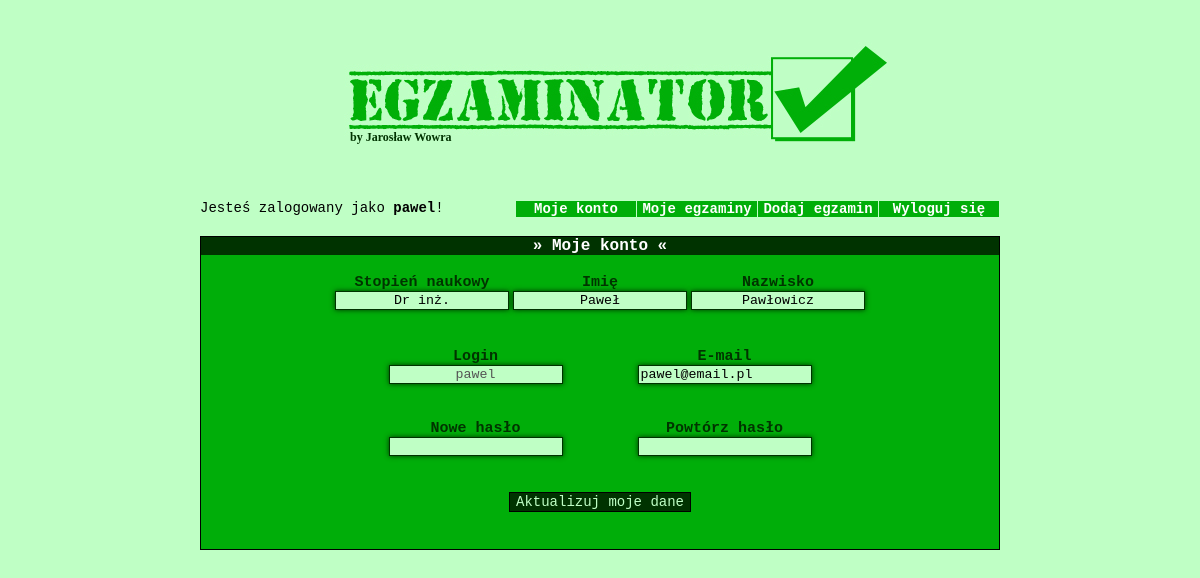
The page /prof/account.php (signed in) on the database its author committed.
### tables this page shows
CREATE TABLE IF NOT EXISTS `rejestracja` (
  `id` int(5) NOT NULL AUTO_INCREMENT,
  `stopien` varchar(50) NOT NULL,
  `imie` varchar(40) NOT NULL,
  `nazwisko` varchar(40) NOT NULL,
  `login` varchar(30) NOT NULL,
  `haslo` varchar(35) NOT NULL,
  `email` varchar(100) NOT NULL,
  `data` date NOT NULL,
  PRIMARY KEY (`id`)
);

### prof/account.php (the view, shortened to what this page needs)
<?php
include 'const/header.php';
?>
<div style=" border: 0px solid #000; width:800px; text-align:center; margin:0 auto;">
<?php
if (isset($_SESSION['login'])) {
?>
    <div style="position:absolute;">
    <span style="font-family:'Courier New', Courier, monospace; font-size:14px;">Jesteś zalogowany jako <b><?php echo $_SESSION['login']; ?></b>!</span>
    </div>
<?php
include('const/menu.php');
?>
<div style="border:1px solid #000; background-color:#00AE09;">
<span style="display:block; background:#003300; color:#FFFFFF; font-family:'Courier New', Courier, monospace; font-weight:bold;">&raquo; Moje konto &laquo;</span>
<?php
$tabela = 'rejestracja';
if (isset($_SESSION['login'])) {
    $wynik = mysql_query("SELECT * FROM ".$tabela." WHERE login='".$_SESSION["login"]."'");
    if ($wynik) {
        $informacja = mysql_fetch_array($wynik);
        echo <<< KONIEC
    <form class="form" action="account.php" method="post">
	<table border="0" width="500" align="center"><tr align="center"><td>
	<p>
	  <div><label for="stopien" class="text_2">Stopień naukowy</label></div>
		<input type="text" name="stopien" id="stopien" value="{$informacja['stopien']}" style="background-color:#BFFFC5; border: 1px solid #003300; box-shadow:0px 0px 5px #003300; font-family: 'Courier New', Courier, monospace; text-align:center;" />
	</p>
	</td><td>
	<p>
		<div><label for="imie" class="text_2">Imię</label></div>
		<input type="text" name="imie" id="imie" value="{$informacja['imie']}" style="background-color:#BFFFC5; border: 1px solid #003300; box-shadow:0px 0px 5px #003300; font-family: 'Courier New', Courier, monospace; text-align:center;" />
	</p>
	</td><td>
    <p>
		<div><label for="nazwisko" class="text_2">Nazwisko</label></div>
		<input type="text" name="nazwisko" id="nazwisko" value="{$informacja['nazwisko']}" style="background-color:#BFFFC5; border: 1px solid #003300; box-shadow:0px 0px 5px #003300; font-family: 'Courier New', Courier, monospace; text-align:center;" />
	</p>
	</td></tr></table>
	<table border="0" align="center" width="500"><tr align="center"><td>
	<p>
		<div><label for="login" class="text_2">Login</label></div>
	  <input type="text" name="login" id="login" disabled="disabled" value="{$informacja['login']}" style="background-color:#BFFFC5; border: 1px solid #003300; box-shadow:0px 0px 5px #003300; font-family: 'Courier New', Courier, monospace; text-align:center;" />
	</p>
	</td><td>
	<p>
		<div><label for="email" class="text_2">E-mail</label></div>
		<input type="text" name="email" id="email" value="{$informacja['email']}" style="background-color:#BFFFC5; border: 1px solid #003300; box-shadow:0px 0px 5px #003300; font-family: 'Courier New', Courier, monospace;" />
	</p>
</td></tr><tr align="center"><td>
	<p>
		<div><label for="haslo" class="text_2">Nowe hasło</label></div>
		<input type="password" name="haslo" id="haslo" style="background-color:#BFFFC5; border: 1px solid #003300; box-shadow:0px 0px 5px #003300; font-family: 'Courier New', Courier, monospace;" />
	</p>
</td><td>
	<p>
		<div><label for="haslo2" class="text_2">Powtórz hasło</label></div>
		<input type="password" name="haslo2" id="haslo2" style="background-color:#BFFFC5; border: 1px solid #003300; box-shadow:0px 0px 5px #003300; font-family: 'Courier New', Courier, monospace;" />
	</p>
</td></tr><tr align="center"><td colspan="2">
    <p class="submit2">
		<input type="submit" value="Aktualizuj moje dane" style="background-color:#003300; border:1px solid #000000; color:#BFFFC5; font-family: 'Courier New', Courier, monospace; font-size:14px;" />
	</p>
</td></tr><table>
KONIEC;
    }
} else {
    header('Location: index.php');
}
?>
</div>
<?php
}
?>
</div>
<?php
include 'const/footer.php';
?>

### prof/template/style.css (style rules this page uses)
body { margin:0px; background-color:#BFFFC5; }
.text_2 { text-align:right; color:#003300; font-size:15px; font-family:"Courier New", Courier, monospace; padding:5px; margin:0px; font-weight:bold; }

### rows shown on the page
rejestracja: stopien "Dr inż.", imie "Paweł", nazwisko "Pawłowicz", login "pawel", email "pawel@email.pl"

### other values the page prints
$_SESSION['login'] "pawel"
